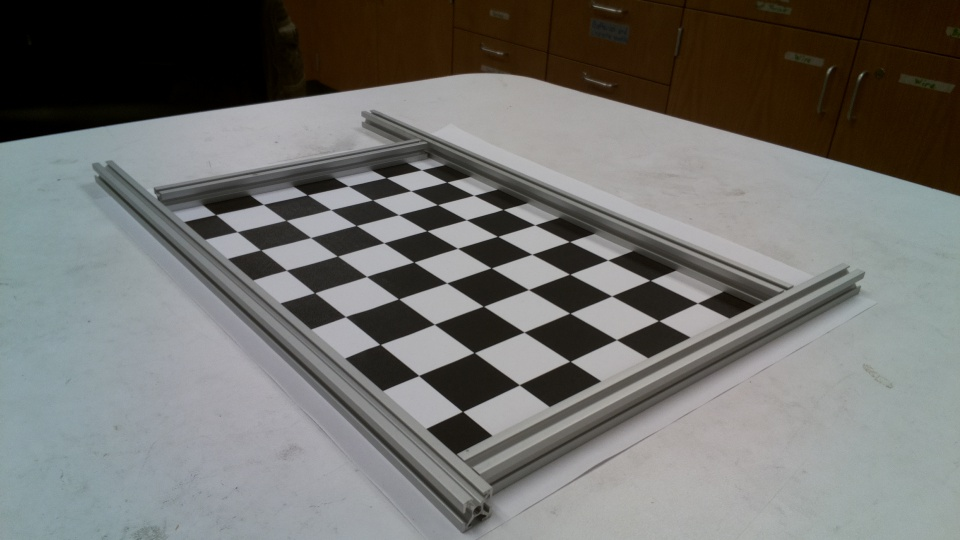
#> input picture calib_images_welb/s1r.jpg, 960 x 540 px; its folder holds only this picture in this run
$ python camera_calibration_welb.py
#> lines starting #> are read from the running program, lines starting #| are printed output that depends on the picture; after the words box and inside, x2 and y2 are one past the last pixel; in counts of white or black regions, pixels touching at a corner belong together
import numpy as np
import cv2
import glob


WAIT_TIME = 10
# termination criteria
criteria = (cv2.TERM_CRITERIA_EPS + cv2.TERM_CRITERIA_MAX_ITER, 30, 0.001)

# prepare object points, like (0,0,0), (1,0,0), (2,0,0) ....,(6,5,0)
objp = np.zeros((5*8,3), np.float32)
objp[:,:2] = np.mgrid[0:8,0:5].T.reshape(-1,2)

# Arrays to store object points and image points from all the images.
objpoints = [] # 3d point in real world space
imgpoints = [] # 2d points in image plane.

images = glob.glob('calib_images_welb/*.jpg')

for fname in images:
    print(fname)
    img = cv2.imread(fname)
#> img is the input picture: shape (540, 960, 3); mean B, G, R 110.6, 113.4, 113.6
    gray = cv2.cvtColor(img,cv2.COLOR_BGR2GRAY)
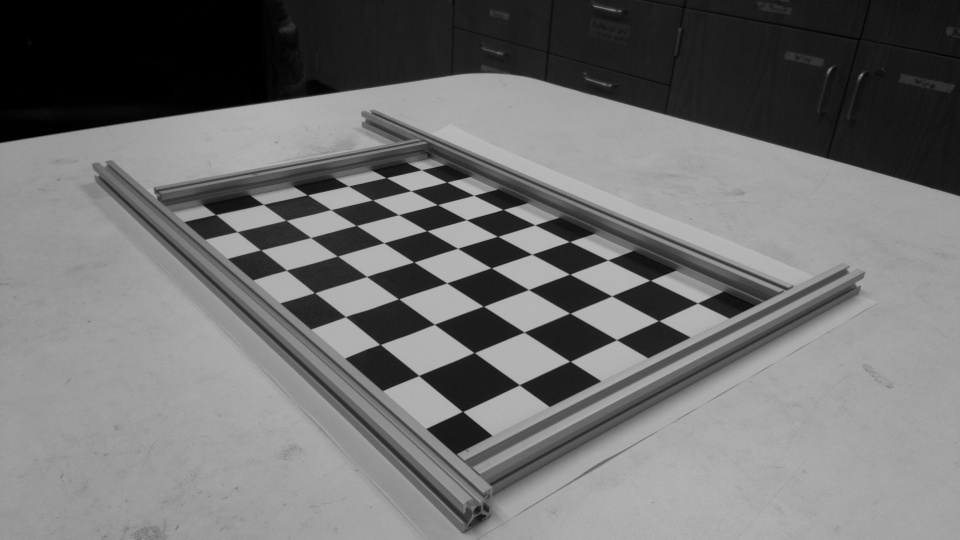
#> gray: shape (540, 960); min 0, max 186, mean 113.1

    # Find the chess board corners
    print("finding chess corners")
    ret, corners = cv2.findChessboardCorners(gray, (8,5),None)
#> ret = True; corners = 40 rows, first 8: [462.5, 411.4], [418.7, 375.5], [380.3, 344.5], [345.4, 316.6], [314.5, 292.8], [286.4, 270.2], [260.6, 249.9], [236.9, 231.6]

    # If found, add object points, image points (after refining them)
    if ret == True:
        objpoints.append(objp)

        corners2 = cv2.cornerSubPix(gray,corners,(11,11),(-1,-1),criteria)
#> corners2 = 40 rows, first 8: [462.5, 411.5], [418.7, 375.5], [380.1, 344.5], [345.4, 316.6], [314.6, 292.7], [286.4, 270.2], [260.6, 249.9], [237.1, 231.6]
        imgpoints.append(corners2)

        # Draw and display the corners
        print("drawing corners")
        img = cv2.drawChessboardCorners(img, (8,5), corners2,ret)
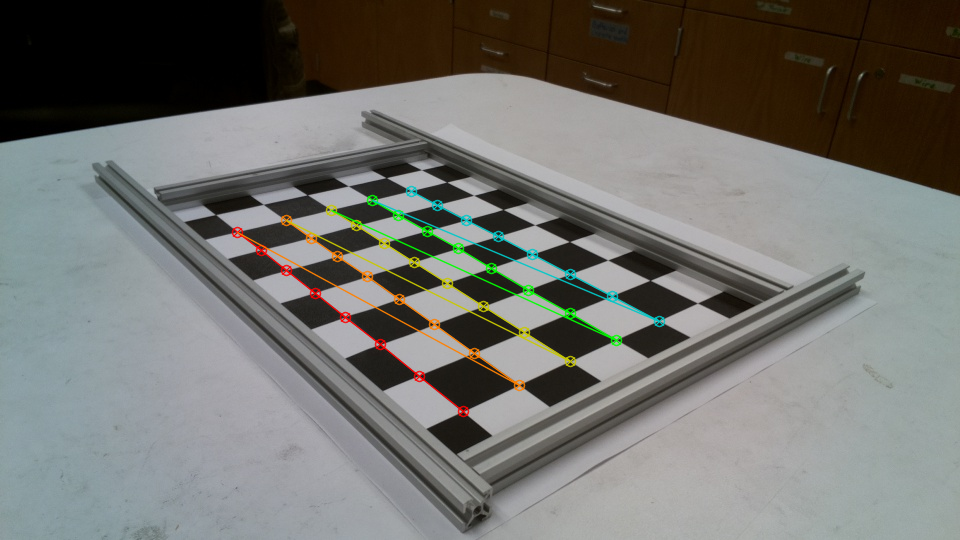
#> img: shape (540, 960, 3); 1.96% of pixels changed, all inside (x1, y1, x2, y2) = (231, 185, 666, 418)
        cv2.imshow('img',img)
        cv2.waitKey(WAIT_TIME)

cv2.destroyAllWindows()
ret, mtx, dist, rvecs, tvecs = cv2.calibrateCamera(objpoints, imgpoints, gray.shape[::-1],None,None)
#> ret = 0.194; mtx = [[653.4, 0, 470], [0, 450.7, 278], [0, 0, 1]]; dist = [[-0.083, 2.57, 0.00627, 0.0026, -10.2]]; rvecs = ([-0.395, -0.954, -2.06],); tvecs = ([-0.1, 2.52, 8.62],)

"""
print (mtx)

data = {"camera_matrix": mtx.tolist(), "dist_coeff": dist.tolist()}
fname = "calib_images/data.yaml"
with open(fname, "w") as f:
    yaml.dump(data, f)

print("Calibration Successful ! Written values to a file !")
"""

cv_file = cv2.FileStorage("calib_images/test.yaml", cv2.FILE_STORAGE_WRITE)
cv_file.write("camera_matrix", mtx)
cv_file.write("dist_coeff", dist)
# note you *release* you don't close() a FileStorage object
cv_file.release()

$ run again, on calib_images_welb/s2r.jpg
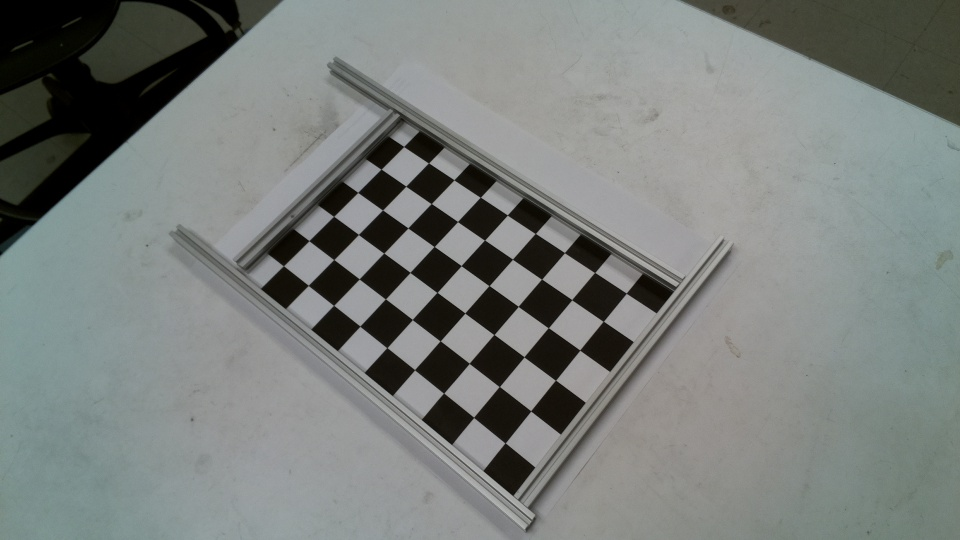
#> input picture calib_images_welb/s2r.jpg, 960 x 540 px
#> img is the input picture: shape (540, 960, 3); mean B, G, R 124.4, 127.2, 122.5
#> `ret, corners = cv2.findChessboardCorners(gray, (8,5),None)`: ret = True; corners = 40 rows, first 8: [505.1, 442.7], [473.7, 417.6], [443.5, 393.2], [414.7, 369.6], [386.6, 347.6], [360.1, 326.4], [333.5, 305.2], [316, 284]
#> corners2 = 40 rows, first 8: [505.1, 442.9], [473.7, 417.4], [443.6, 393.1], [414.6, 369.7], [386.9, 347.6], [359.9, 326.2], [333.6, 305.3], [308.3, 285.4]
#> `img = cv2.drawChessboardCorners(img, (8,5), corners2,ret)`:
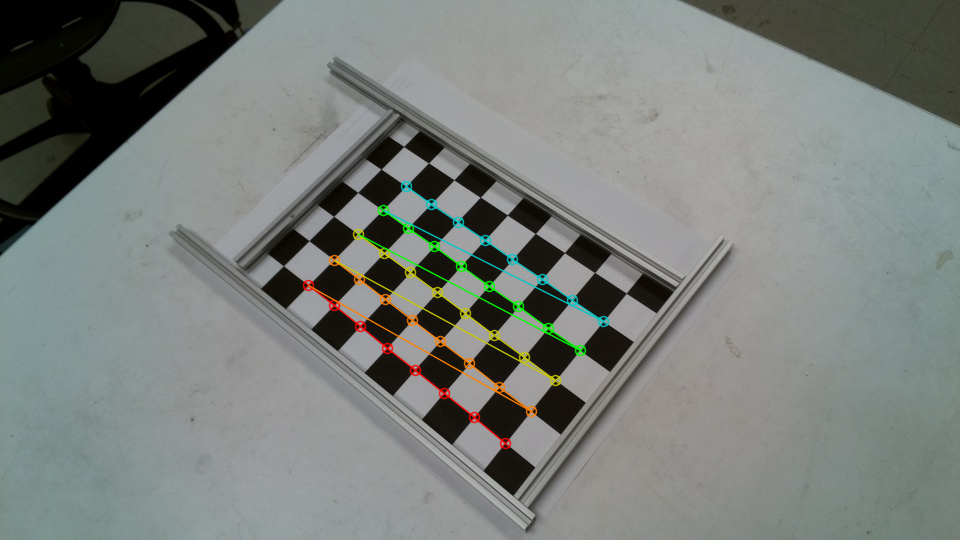
#> img: shape (540, 960, 3); 1.7% of pixels changed, all inside (x1, y1, x2, y2) = (302, 180, 610, 450)
#> `ret, mtx, dist, rvecs, tvecs = cv2.calibrateCamera(objpoints, imgpoint..`: ret = 0.11; mtx = [[761.1, 0, 481.7], [0, 768.5, 294.8], [0, 0, 1]]; dist = [[-0.201, 12.19, 0.00708, 0.00362, -124.4]]; rvecs = ([-0.328, -0.511, -2.41],); tvecs = ([0.562, 3.54, 18.49],)

$ run again, on calib_images_welb/s3r.jpg
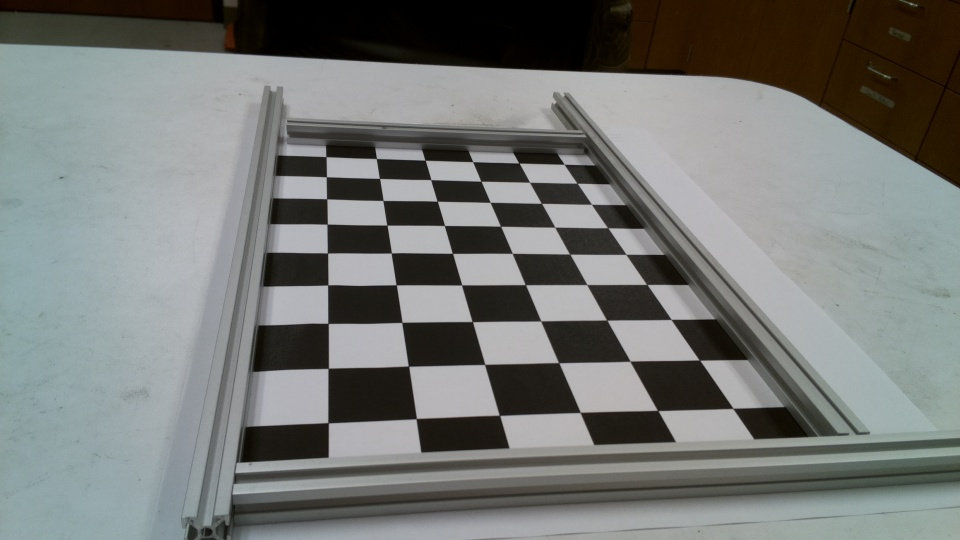
#> input picture calib_images_welb/s3r.jpg, 960 x 540 px
#> img is the input picture: shape (540, 960, 3); mean B, G, R 118.1, 120.4, 117.7
#> `gray = cv2.cvtColor(img,cv2.COLOR_BGR2GRAY)`:
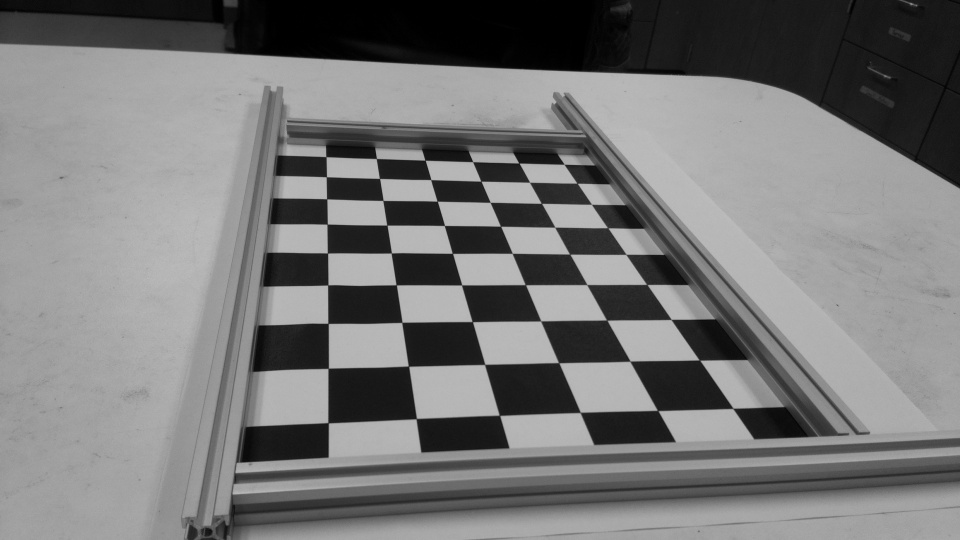
#> gray: shape (540, 960); min 0, max 191, mean 119.3
#> `ret, corners = cv2.findChessboardCorners(gray, (8,5),None)`: ret = True; corners = 40 rows, first 8: [575, 185], [585, 201], [606, 230], [620, 251], [644, 287], [670.9, 319.3], [699.6, 360.2], [732.9, 408.4]
#> corners2 = 40 rows, first 8: [577.1, 183.2], [591.5, 204.3], [607.6, 227.7], [626, 254.3], [646.8, 284.4], [671.1, 319.4], [699.4, 360.1], [733, 408.4]
#> `img = cv2.drawChessboardCorners(img, (8,5), corners2,ret)`:
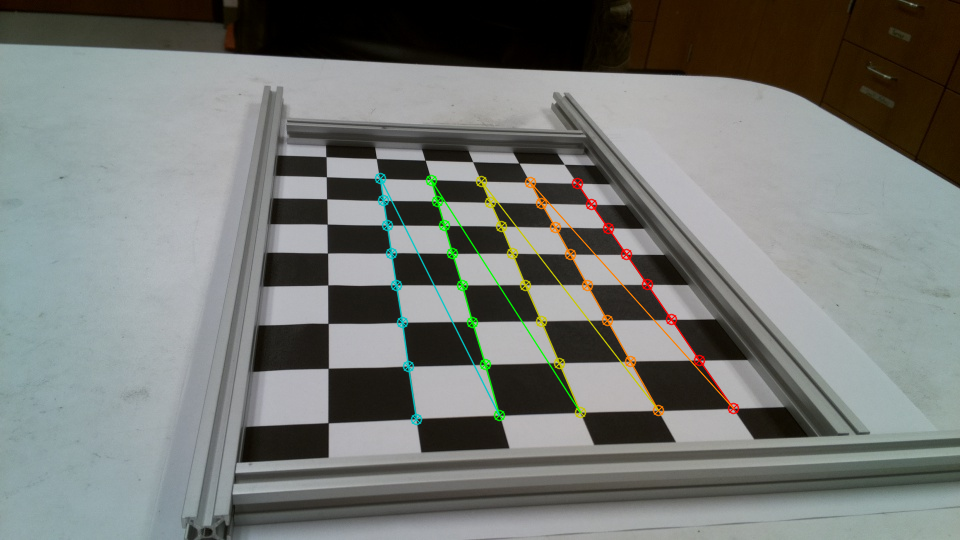
#> img: shape (540, 960, 3); 1.87% of pixels changed, all inside (x1, y1, x2, y2) = (374, 172, 740, 426)
#> `ret, mtx, dist, rvecs, tvecs = cv2.calibrateCamera(objpoints, imgpoint..`: ret = 0.201; mtx = [[798.3, 0, 488.6], [0, 891.2, 262.4], [0, 0, 1]]; dist = [[-0.00556, 2.14, 0.00257, 9.34e-05, -11.1]]; rvecs = ([-0.991, 0.709, 1.28],); tvecs = ([1.8, -1.45, 16.3],)
